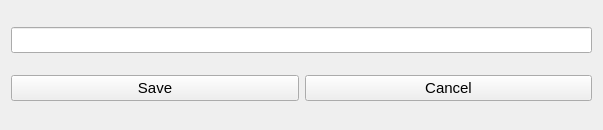
<?xml version="1.0" encoding="UTF-8"?>
<ui version="4.0">
 <class>Form</class>
 <widget class="QWidget" name="Form">
  <property name="geometry">
   <rect>
    <x>0</x>
    <y>0</y>
    <width>603</width>
    <height>130</height>
   </rect>
  </property>
  <property name="font">
   <font>
    <pointsize>11</pointsize>
   </font>
  </property>
  <property name="windowTitle">
   <string>Form</string>
  </property>
  <layout class="QGridLayout" name="gridLayout">
   <item row="0" column="0">
    <widget class="QLineEdit" name="lineEdit"/>
   </item>
   <item row="1" column="0">
    <layout class="QHBoxLayout" name="horizontalLayout">
     <item>
      <widget class="QPushButton" name="pushButton">
       <property name="text">
        <string>Save</string>
       </property>
      </widget>
     </item>
     <item>
      <widget class="QPushButton" name="pushButton_2">
       <property name="text">
        <string>Cancel</string>
       </property>
      </widget>
     </item>
    </layout>
   </item>
  </layout>
 </widget>
 <resources/>
 <connections/>
</ui>
